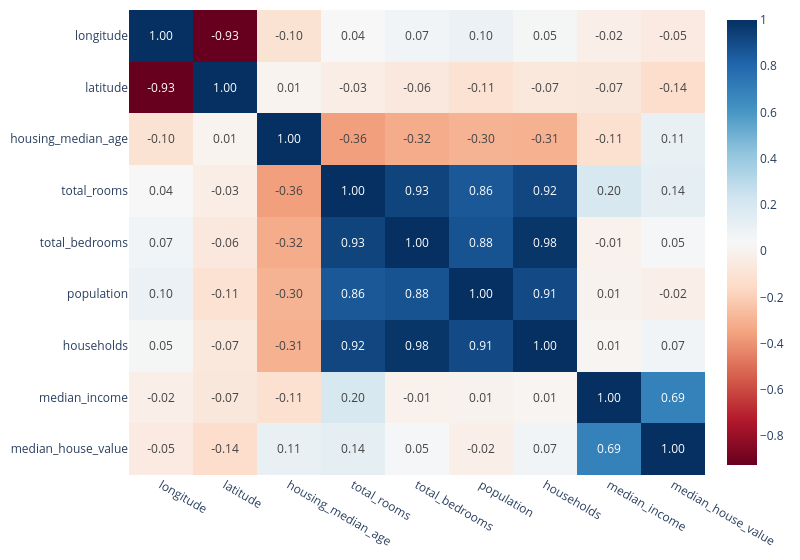

Notebook source saved alongside this figure:
### Code cell
fig2 = px.imshow(
    corr,
    color_continuous_scale='RdBu',
    text_auto=".2f",
    aspect='auto'
)

fig2.update_layout(margin={'t':10, 'b':15}, width=800)

### Figure 1 — Plotly figure (JSON) as saved in the notebook; plotly's stock layout.template omitted (floating-point values rounded to 4 significant figures)
{"data": [{"coloraxis": "coloraxis", "hovertemplate": "x: %{x}<br>y: %{y}<br>color: %{z}<extra></extra>", "name": "0", "texttemplate": "%{z:.2f}", "type": "heatmap", "x": ["longitude", "latitude", "housing_median_age", "total_rooms", "total_bedrooms", "population", "households", "median_income", "median_house_value"], "xaxis": "x", "y": ["longitude", "latitude", "housing_median_age", "total_rooms", "total_bedrooms", "population", "households", "median_income", "median_house_value"], "yaxis": "y", "z": [[1.0, -0.9253, -0.1032, 0.03956, 0.06623, 0.09811, 0.05174, -0.02098, -0.04949], [-0.9253, 1.0, 0.006627, -0.03167, -0.06373, -0.107, -0.06738, -0.07475, -0.1409], [-0.1032, 0.006627, 1.0, -0.3633, -0.324, -0.2994, -0.3067, -0.1139, 0.108], [0.03956, -0.03167, -0.3633, 1.0, 0.9302, 0.8584, 0.9202, 0.1982, 0.1354], [0.06623, -0.06373, -0.324, 0.9302, 1.0, 0.8775, 0.9802, -0.007059, 0.04961], [0.09811, -0.107, -0.2994, 0.8584, 0.8775, 1.0, 0.9065, 0.006108, -0.02428], [0.05174, -0.06738, -0.3067, 0.9202, 0.9802, 0.9065, 1.0, 0.0145, 0.06586], [-0.02098, -0.07475, -0.1139, 0.1982, -0.007059, 0.006108, 0.0145, 1.0, 0.6918], [-0.04949, -0.1409, 0.108, 0.1354, 0.04961, -0.02428, 0.06586, 0.6918, 1.0]]}], "layout": {"coloraxis": {"colorscale": [[0, "rgb(103,0,31)"], [0.1, "rgb(178,24,43)"], [0.2, "rgb(214,96,77)"], [0.3, "rgb(244,165,130)"], [0.4, "rgb(253,219,199)"], [0.5, "rgb(247,247,247)"], [0.6, "rgb(209,229,240)"], [0.7, "rgb(146,197,222)"], [0.8, "rgb(67,147,195)"], [0.9, "rgb(33,102,172)"], [1, "rgb(5,48,97)"]]}, "margin": {"b": 15, "t": 10}, "width": 800, "xaxis": {"anchor": "y", "domain": [0, 1]}, "yaxis": {"anchor": "x", "autorange": "reversed", "domain": [0, 1]}}}
